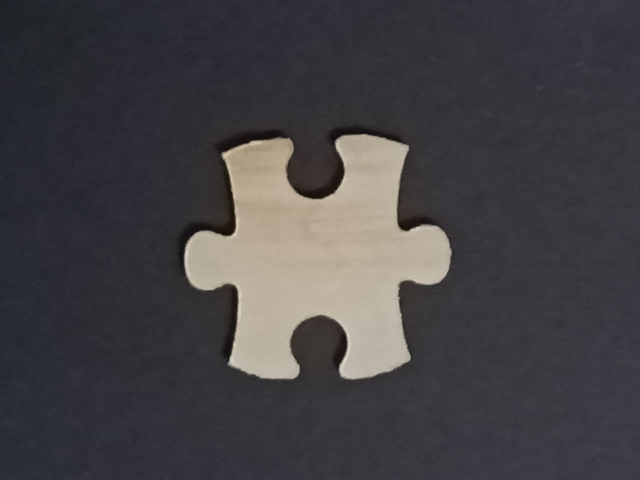
#> input picture underwater/underwater_piece.jpg, 1280 x 960 px (shown at 1/2 size); its folder holds only this picture in this run
$ jupyter execute Stub_Testing.ipynb   (older library calls are emulated)
#> lines starting #> are read from the running program, lines starting #| are printed output that depends on the picture; after the words box and inside, x2 and y2 are one past the last pixel; in counts of white or black regions, pixels touching at a corner belong together
### edge_extractor_stub.py
import cv2
import numpy as np
import scipy.spatial
import scipy.stats
import scipy.ndimage as ndimage
import scipy.ndimage.filters as filters
import matplotlib.pyplot as plt
from functools import partial

####################################################################################################################

# Self-Defined functions

_corner_indexes = [(0, 1), (1, 3), (3, 2), (0, 2)]

#################
# Segment Piece #
#################

# Set bin_threshold to 128 by default
# Higher threshold leads to darker images (Less pixel set to white)
# Apply segmentation of the image by simple binarization
# cv2.threshold returns ret, thresh: 2nd output is the binarized image
def segment_piece(image, bin_threshold=128):
    return cv2.threshold(image, bin_threshold, 255, cv2.THRESH_BINARY)[1]

#################
# Extract Piece #
#################

# Given the binarized image, compute min and max x and y-coordinates
def compute_minmax_xy(thresh):
    idx_shape = np.where(thresh == 0)
    return [np.array([coords.min(), coords.max()]) for coords in idx_shape]

# Takes in the binarized (thresh) img as params
# Build a square image centered on the blob (piece of the puzzle).
# The image is constructed large enough to allow for piece rotations.
def extract_piece(thresh):
    minmax_y, minmax_x = compute_minmax_xy(thresh)

    ly, lx = minmax_y[1] - minmax_y[0], minmax_x[1] - minmax_x[0]
    size = int(max(ly, lx) * np.sqrt(2))

    # Further crop img to only the piece, get the height and width using shape function
    x_extract = thresh[minmax_y[0]:minmax_y[1] + 1, minmax_x[0]:minmax_x[1] + 1]
    ly, lx = x_extract.shape

    x_copy = np.full((size, size), 255, dtype='uint8')
    sy, sx = size // 2 - ly // 2, size // 2 - lx // 2

    x_copy[sy: sy + ly, sx: sx + lx] = x_extract
    thresh = x_copy
    thresh = 255 - thresh

    return thresh

###################
# Extract Corners #
###################

# Input the Harris img, identify and extract discrete corners
# A1: Harris img, A2: No. of neighboring pixels to consider
def get_corners(dst, neighborhood_size=5, score_threshold=0.3, minmax_threshold=100):
    data = dst.copy()
    data[data < score_threshold * dst.max()] = 0. # Filter out all non-discrete corners

    # Calculate multi-dimensional min/max filter
    data_max = filters.maximum_filter(data, neighborhood_size)
    maxima = (data == data_max)
    data_min = filters.minimum_filter(data, neighborhood_size)
    diff = ((data_max - data_min) > minmax_threshold) # Checks whether diff is above threshold
    maxima[diff == 0] = 0

    # Label the features in an array
    # R1: nD-array where each unique feature in input has a unique label in returned array
    # R2: No. of objects found
    labeled, num_objects = ndimage.label(maxima)
    slices = ndimage.find_objects(labeled)
    yx = np.array(ndimage.center_of_mass(data, labeled, range(1, num_objects+1)))

    return yx[:, ::-1] # Return with the height and width tuple reversed

###################
# Locate best rec #
###################

"""
Since we expect the 4 puzzle corners to be the corners of a rectangle, here we take
all detected Harris corners and we find the best corresponding rectangle.
We perform a recursive search with max depth = 2:
- At depth 0 we take one of the input point as the first corner of the rectangle
- At depth 1 we select another input point (with distance from the first point greater
    then d_threshold) as the second point
- At depth 2 and 3 we take the other points. However, the lines 01-12 and 12-23 should be
    as perpendicular as possible. If the angle formed by these lines is too much far from the
    right angle, we discard the choice.
- At depth 3, if a valid candidate (4 points that form an almost perpendicular rectangle) is found,
    we add it to the list of candidates.

Given a list of candidate rectangles, we then select the best one by taking the candidate that maximizes
the function: area * Gaussian(rectangularness)
- area: it is the area of the candidate shape. We expect that the puzzle corners will form the maximum area
- rectangularness: it is the mse of the candidate shape's angles compared to a 90 degree angles. The smaller
                    this value, the most the shape is similar toa rectangle.
"""
# [134 lines left out: functions get_best_fitting_rect_coords, rotate, not called in this run]

###################
# Finding Corners #
###################

# Given the segmented puzzle piece, compute its barycentre.
def compute_barycentre(thresh, value=0):
    idx_shape = np.where(thresh == value)
    return [int(np.round(coords.mean())) for coords in idx_shape]

# Find corners by taking the highest distant point from a 45 degrees inclined line
# inside a squared ROI centerd on the previously found intersection point.
# Inclination of the line depends on which corner we are looking for, and is
# computed based on the position of the barycenter of the piece.
# [54 lines left out: functions corner_detection, order_corners, get_line_through_points, not called in this run]

def compute_line_params(corners):
    return [get_line_through_points(corners[i1], corners[i2]) for i1, i2 in _corner_indexes]

######################
# Generate Class Img #
######################

# Computes the squared distance of a 2D point (x0, y0) from a line ax + by + c = 0
# [143 lines left out: functions distance_point_line_squared, shape_classification, distance_point_line_signed, compute_inout, create_side_images, plot_side_images, not called in this run]

####################################################################################################################

# Most important functions

def get_default_params():
    # before_segmentation_func: Apply medianBlur to img before segmentation (Cropped out binarize image)
    # bin_threshold: Binarization threshold 130 <= x <= 255 pixels are set to white
    # after_segmentation_func: Apply additional blur to the segmented img
    # scale_factor: Change the scale of the img
    # negate_img: Boolean value to negate binarized image

    # Self-Defined functions:
    # corner_*: Parameters used to extract distinct corners
    # shape_classification_*: Parameters used to generate class_image NOTE: VERY IMPORTANT!!
    # inout_*: Parameters used to determine whehter the edge of that piece goes in or out

    # OpenCV functions:
    #   1) cv2.cornerHarris(img, blockSize, ksize, k)
    #       blockSize - Size of neighborhood considered for corner detection
    #       ksize - Aperture parameter of the Sobel derivative used
    #
    #   2) cv2.erode() - Used for thinning the edges
    #       kernel - Odd sized kernel
    #       iteration - Number of times edges are thinned

    side_extractor_default_values = {
        'before_segmentation_func': partial(cv2.medianBlur, ksize=5),
        'bin_threshold': 130,
        'after_segmentation_func': None,
        'scale_factor': 0.5,
        'negate_img': True,
        'harris_blocksize': 5,
        'harris_ksize': 5,
        'corner_nsize': 5,
        'corner_score_threshold': 0.2,
        'corner_minmax_threshold': 100,
        'corner_refine_rect_size': 5,
        'edge_erode_size': 3,
        'shape_classification_distance_threshold': 100,
        'shape_classification_nhs': 5,
        'inout_distance_threshold': 5
    }

    return side_extractor_default_values.copy()


def process_piece(image, **kwargs):

    out_dict = {} # Output with all the array information
    params = get_default_params()

    # Change any default params if needed
    for key in kwargs:
        params[key] = kwargs[key]

    try:
        gray = cv2.cvtColor(image, cv2.COLOR_BGR2GRAY)

        #=== Step 1: Segmentation ===

        before_segmentation_func = params['before_segmentation_func']
        after_segmentation_func = params['after_segmentation_func']
        bin_threshold = params['bin_threshold']

        # Apply some blur by default, helps to remove noise
        if before_segmentation_func is not None:
            gray = before_segmentation_func(gray)

        gray = segment_piece(gray, bin_threshold)

        if params['negate_img']:
            gray = cv2.bitwise_not(gray) # Negate the image

        out_dict['segmented'] = gray.copy() # Keep a copy of the binarized img

        # Further apply blur to the binarized image if needed
        if after_segmentation_func is not None:
            gray = after_segmentation_func(gray)

        #=== Step 2: Extracting pieces ===

        gray = extract_piece(gray)
        ret, labels = cv2.connectedComponents(gray) # Connected pixel == 1 else 0 in labels array
        connected_areas = [np.count_nonzero(labels == l) for l in range(1, ret)]
        max_area_idx = np.argmax(connected_areas) + 1
        gray[labels != max_area_idx] = 0
        gray = 255 - gray
        gray = extract_piece(gray)

        out_dict['extracted'] = gray.copy() # Keep a copy of the cropped binarized img

        #=== Step 3: Harris Corner detection ===

        scaled_size = int(gray.shape[0] * params['scale_factor']), int(gray.shape[1] * params['scale_factor'])
        gray_harris = cv2.resize(gray, scaled_size) # Resize the img shape based on scale factor

        harris = cv2.cornerHarris(gray_harris, params['harris_blocksize'], params['harris_ksize'], 0.04)
        harris = harris * gray_harris
        out_dict['harris'] = harris # Img with just the corner points

        xy = get_corners(harris, params['corner_nsize'], params['corner_score_threshold'], params['corner_minmax_threshold'])
        xy = np.round(xy / params['scale_factor']).astype(np.int) # Revert back to original scale
        out_dict['xy'] = xy # x and y-coordinates of the rectangles

        if len(xy) < 4:
            raise RuntimeError('Not enough corners')

        #=== Step 4: Derive the intersections and rectangle===

        intersections = get_best_fitting_rect_coords(xy, perp_angle_thresh=30)

        if intersections is None:
            raise RuntimeError('No rectangle found')

        # Find the angle of rotation to rotate the rectangle to the correct orientation
        rotation_angle = 90

        if intersections[1, 0] == intersections[0, 0]:
            rotation_angle = np.arctan2(intersections[1, 1] - intersections[0, 1], intersections[1, 0] - intersections[0, 0]) * 180 / np.pi

        #=== Step 5: Thin the borders using erode ===

        edges = gray - cv2.erode(gray, np.ones((params['edge_erode_size'], params['edge_erode_size'])))

        # Rotate all images
        edges, M = rotate(edges, rotation_angle)
        out_dict['edges'] = edges # Rotated eroded image

        #=== Step 6: Separate the 4 sides of the piece ===
        intersections = np.array(np.round([M.dot((point[0], point[1], 1)) for point in intersections])).astype(np.int)
        yb, xb = compute_barycentre(gray)

        corners = corner_detection(edges, intersections, (xb, yb), params['corner_refine_rect_size'])
        corners = order_corners(corners)
        line_params = compute_line_params(corners)
        class_image = shape_classification(edges, line_params, params['shape_classification_distance_threshold'], params['shape_classification_nhs'])

        out_dict['class_image'] = class_image

        inout = compute_inout(class_image, line_params, (xb, yb), params['inout_distance_threshold'])
        out_dict['inout'] = inout

        # Cropped out version of all 4 sides
        side_images = create_side_images(class_image, inout, corners)
        out_dict['side_images'] = side_images

    except Exception as e:
        # Record all error to remove those pieces from the results
        out_dict['error'] = e

    finally:
        return out_dict


####################################################################################################################

# Stub testing

postprocess = partial(cv2.blur, ksize=(3, 3))

img = cv2.imread('underwater/cropped.jpg')
process_piece(img, after_segmentation_func=postprocess)

# img = cv2.imread('underwater/underwater_piece.jpg')
# process_piece(img, after_segmentation_func=postprocess, negate_img=True)

cv2.waitKey(0)

### Stub_Testing.ipynb
[cell 1]
import os
from os.path import join
import numpy as np
import cv2
import matplotlib.pyplot as plt
from edge_extractor_stub import process_piece, plot_side_images
from functools import partial
import traceback

[cell 2]
filenames = os.listdir('underwater')
filenames.sort()

[cell 3]
def plot_grid(size, out_dict, *image_keys):
    h, w = size
    for idx, img_key in enumerate(image_keys, start=1):
        plt.subplot(h * 100 + w * 10 + idx)
        if img_key[0] == '_':
            plt.imshow(out_dict[img_key[1:]], cmap='gray')
        else:
            plt.imshow(out_dict[img_key])

#label_tuples = [('A', 74), ('B', 43), ('C', 19), ('D', 72), ('E', 11)]
label_tuples = [('A', 4), ('B', 18), ('C', 18)]

def create_label(label_tuple):
    letter, max_num = label_tuple
    for i in range(1, max_num + 1):
        label = letter + str(i) if i >= 10 else letter + '0' + str(i)
        yield label

labels = []
for label_tuple in label_tuples:
    for label in create_label(label_tuple):
        labels.append(label)

[cell 4]
postprocess = partial(cv2.blur, ksize=(3, 3))
results = []
error_labels = []

for filename, label in zip(filenames, labels):
    if filename == ".DS_Store":
        continue
    print(filename)
    img = cv2.imread(join('underwater', filename))
#> img is the input picture: shape (960, 1280, 3); mean B, G, R 68.3, 65.7, 67
    img = img[380:640, 210:430]
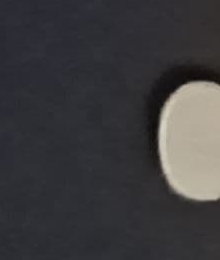
#> img: shape (260, 220, 3); mean B, G, R 61.8, 59.8, 60.9

    # Original values: corner_score_threshold = 0.2, corner_minmax_threshold=100
    out_dict = process_piece(img, after_segmentation_func=postprocess, scale_factor=0.4,
                             harris_block_size=5, harris_ksize=5,
                             corner_score_threshold=0.2, corner_minmax_threshold=100)
#> in segment_piece, `return cv2.threshold(image, bin_threshold, 255, cv2.THRESH_BINARY)[1]`:
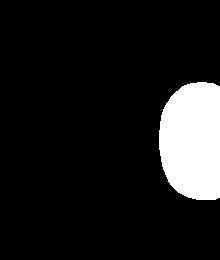
#> returned value: shape (260, 220); 10.9% white; 1 white region, box (x1, y1, x2, y2) and area: (159, 82, 220, 200) 6235
#> in process_piece (call 2), `gray = after_segmentation_func(gray)`:
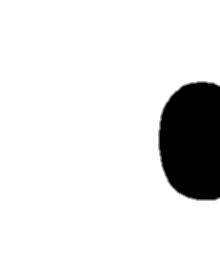
#> gray: shape (260, 220); min 0, max 255, mean 227.2
#> in compute_minmax_xy, `idx_shape = np.where(thresh == 0)`: idx_shape = 5991 positions, rows 83 to 198, columns 160 to 219
#> in extract_piece, `minmax_y, minmax_x = compute_minmax_xy(thresh)`: minmax_y = [83, 198]; minmax_x = [160, 219]
#> in extract_piece, `ly, lx = minmax_y[1] - minmax_y[0], minmax_x[1] - minmax_x[0]`: ly = 115; lx = 59
#> in extract_piece, `size = int(max(ly, lx) * np.sqrt(2))`: size = 162
#> in extract_piece, `x_extract = thresh[minmax_y[0]:minmax_y[1] + 1, minmax_x[0]:minmax_x[1..`:
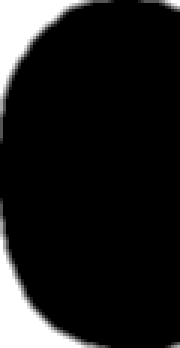
#> x_extract: shape (116, 60) (shown 3 times larger); min 0, max 255, mean 28.8
#> in extract_piece, `x_copy = np.full((size, size), 255, dtype='uint8')`: x_copy: shape (162, 162); every value is 255
#> in extract_piece, `sy, sx = size // 2 - ly // 2, size // 2 - lx // 2`: sy = 23; sx = 51
#> in extract_piece, `x_copy[sy: sy + ly, sx: sx + lx] = x_extract`:
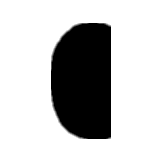
#> x_copy: shape (162, 162); min 0, max 255, mean 195
#> in process_piece (call 2), `ret, labels = cv2.connectedComponents(gray)`:
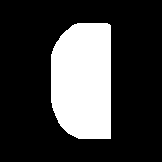
#> labels: shape (162, 162) int32; values 0 (black) and 1 (white), 24.1% white; 1 white region, box (x1, y1, x2, y2) and area: (51, 23, 111, 139) 6336
#> in process_piece (call 2), `ret, labels = cv2.connectedComponents(gray)`: ret = 2
#> in process_piece (call 2), `connected_areas = [np.count_nonzero(labels == l) for l in range(1, ret)]`: connected_areas = [6336]
#> in process_piece (call 2), `max_area_idx = np.argmax(connected_areas) + 1`: max_area_idx = 1
#> in process_piece (call 2), `harris = harris * gray_harris`:
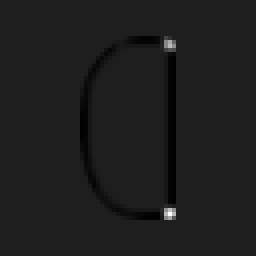
#> harris: shape (64, 64) float32 (shown 4 times larger); min -163.2, max 1187, mean -4.7; drawn with min black and max white
#> in get_corners, `data[data < score_threshold * dst.max()] = 0.`:
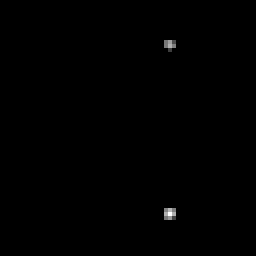
#> data: shape (64, 64) float32 (shown 4 times larger); 13.57% of pixels changed, all inside (x1, y1, x2, y2) = (20, 9, 44, 55); drawn with min black and max white
#> in get_corners, `maxima = (data == data_max)`: maxima: shape (64, 64) bool; 97.7% white; 2 black regions, box (x1, y1, x2, y2) and area: (39, 50, 46, 57) 48, (39, 8, 46, 15) 46
#> in get_corners, `data_min = filters.minimum_filter(data, neighborhood_size)`: data_min: shape (64, 64) float32; every value is 0
#> in get_corners, `diff = ((data_max - data_min) > minmax_threshold)`: diff: shape (64, 64) bool; 2.3% white; 2 white regions, box (x1, y1, x2, y2) and area: (39, 50, 46, 57) 49, (39, 8, 46, 15) 47
#> in get_corners, `maxima[diff == 0] = 0`:
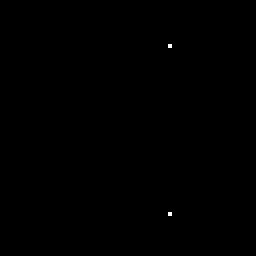
#> maxima: shape (64, 64) bool (shown 4 times larger); 0.05% white in thin lines or dots, all inside (x1, y1, x2, y2) = (42, 11, 43, 54)
#> in get_corners, `labeled, num_objects = ndimage.label(maxima)`: labeled: shape (64, 64) int32; 3 distinct labels, from 0 to 2
#> in get_corners, `labeled, num_objects = ndimage.label(maxima)`: num_objects = 2
#> in get_corners, `slices = ndimage.find_objects(labeled)`: slices = 2 items
#> in get_corners, `yx = np.array(ndimage.center_of_mass(data, labeled, range(1, num_objec..`: yx = [[11, 42], [53, 42]]
#> in process_piece (call 2), `xy = get_corners(harris, params['corner_nsize'], params['corner_score_..`: xy = [[42, 11], [42, 53]]
#> in process_piece (call 2), `xy = np.round(xy / params['scale_factor']).astype(np.int)`: xy = [[105, 28], [105, 132]]
#> out_dict = 5 items

    plt.figure(figsize=(6, 6))
    plt.title("{0} - {1}".format(filename, label))
    plt.imshow(out_dict['extracted'], cmap='gray')
    # xy is a 2D array: Separate into 2 array with x-coordinates and y-coordinates
    plt.scatter(out_dict['xy'][:, 0], out_dict['xy'][:, 1], color='red')
    #plt.colorbar()
    plt.show()
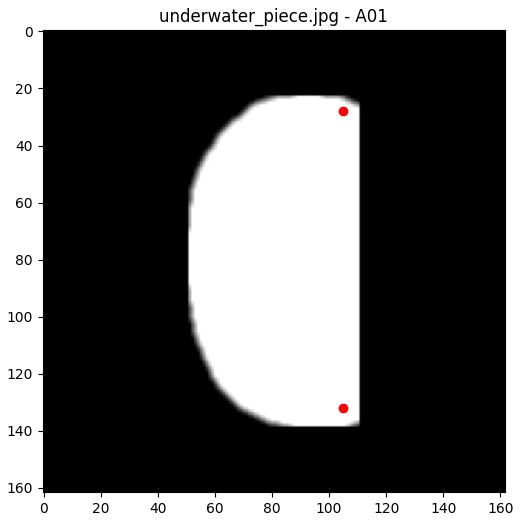
#> figure drawn by matplotlib, 1 panel

    if 'error' in out_dict:
        print(label, ':', out_dict['error'])
#| A01 : Not enough corners
        error_labels.append(label)
        traceback.print_exc()
        continue

    else:

        plt.figure(figsize=(6, 6))
        # plt.title("{0} - {1}".format(filename, label))
        plt.imshow(out_dict['class_image'])
        # plot_grid((3, 3), out_dict, '_segmented', '_extracted', '_edges', 'class_image')
        plt.show()

        # plot_side_images(out_dict['side_images'], out_dict['inout'])

        results.append({'side_images': out_dict['side_images'], 'inout': out_dict['inout']})

[cell 5]
to_ignore = []
for el in error_labels:
    labels.remove(el)
#> after the loop, labels = 39 items, first 6: 'A02', 'A03', 'A04', 'B01', 'B02', 'B03'

for label, result in zip(labels, results):

    if label in to_ignore:
        continue

    for i, (side_image, io) in enumerate(zip(result['side_images'], result['inout']), start=1):

        out_io = 'int' if io == 'in' else 'out'
        side_image = side_image * 255


        out_filename = "{0}_{1}_{2}.jpg".format(label, i, out_io)
        out_path = join('sides', out_filename)

        #plt.imshow(side_image)
        #plt.show()
        cv2.imwrite(out_path, side_image)
#> this loop made 0 passes

print("Done!")

$ run again, on underwater/underwater_piece2.jpg
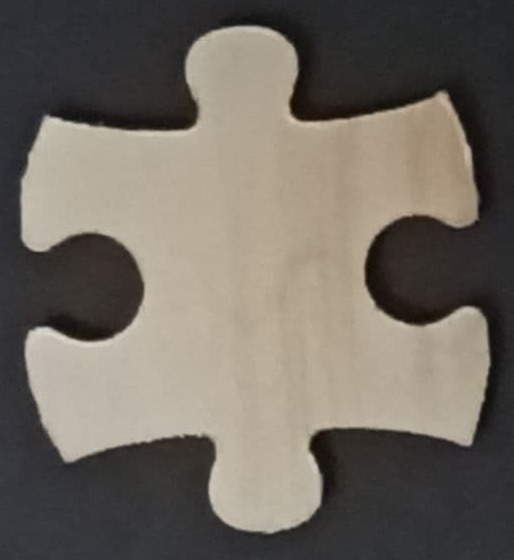
#> input picture underwater/underwater_piece2.jpg, 514 x 560 px
#> img is the input picture: shape (560, 514, 3); mean B, G, R 97.2, 106, 112.5
#> img: shape (180, 220, 3)
#> in segment_piece, `return cv2.threshold(image, bin_threshold, 255, cv2.THRESH_BINARY)[1]`:
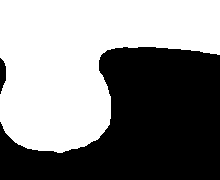
#> returned value: shape (180, 220); 52.8% white; 2 black regions, box (x1, y1, x2, y2) and area: (0, 47, 220, 180) 18534, (0, 58, 6, 94) 155
#> idx_shape = 20470 positions, rows 0 to 151, columns 0 to 219
#> minmax_y = [0, 151]; minmax_x = [0, 219]
#> in extract_piece, `ly, lx = minmax_y[1] - minmax_y[0], minmax_x[1] - minmax_x[0]`: ly = 151; lx = 219
#> size = 309
#> sy = 78; sx = 44
#> data: shape (123, 123) float32; min 0, max 1373.9, mean 1.3
#> data_min: shape (123, 123) float32; every value is 0
#> diff: shape (123, 123) bool; 1% white; 3 white regions, box (x1, y1, x2, y2) and area: (100, 47, 107, 55) 54, (15, 29, 23, 36) 53, (100, 29, 107, 36) 49
#> labeled: shape (123, 123) int32; 4 distinct labels, from 0 to 3
#> num_objects = 3
#> slices = 3 items
#> yx = [[32, 19], [32, 103], [51, 103]]
#> out_dict = 5 items
#> `plt.show()`:
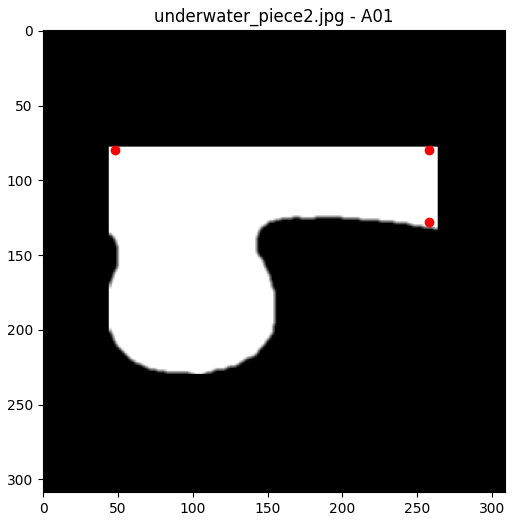
#> figure drawn by matplotlib, 1 panel
#| A01 : Not enough corners
#> after the loop `for el in error_labels:`: labels = 39 items, first 6: 'A02', 'A03', 'A04', 'B01', 'B02', 'B03'
